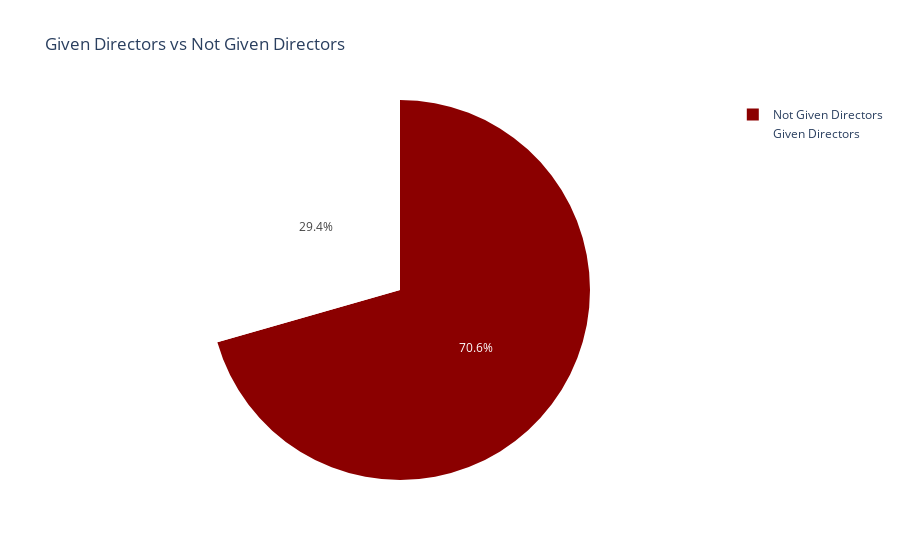

Notebook cell for this chart:
### Code cell
import plotly.graph_objects as go

# Create pie chart
fig = go.Figure(data=[go.Pie(labels=['Given Directors', 'Not Given Directors'],
                             values=[directors.iloc[0], given_directors],  # Assuming these are defined variables
                             marker=dict(colors=['white', 'darkred']))])

# Add title
fig.update_layout(title='Given Directors vs Not Given Directors')

# Show the figure
fig.show()

### Figure 1 — Plotly figure (JSON) as saved in the notebook; plotly's stock layout.template omitted (floating-point values rounded to 4 significant figures)
{"data": [{"labels": ["Given Directors", "Not Given Directors"], "marker": {"colors": ["white", "darkred"]}, "type": "pie", "values": [2588, 6202]}], "layout": {"title": {"text": "Given Directors vs Not Given Directors"}}}
